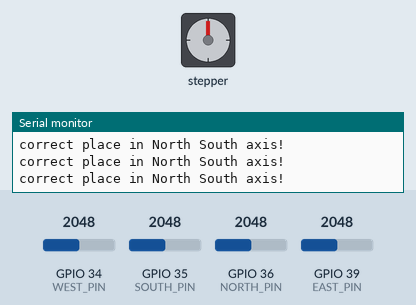
The program below on a simulated ESP32. On the bench: stepper motor, the last lines printed to the serial monitor. The inputs (shaded band) are chosen by the test bench; at power-on: GPIO 35 (SOUTH_PIN) = 2048, GPIO 36 (NORTH_PIN) = 2048, GPIO 34 (WEST_PIN) = 2048, GPIO 39 (EAST_PIN) = 2048. Stepper angles assume 200 steps per turn.

Above: at 1.2 s.
1.3 s: GPIO 35 (SOUTH_PIN) set to 2165
4.3 s: GPIO 35 (SOUTH_PIN) set to 2298
At 4.9 s:
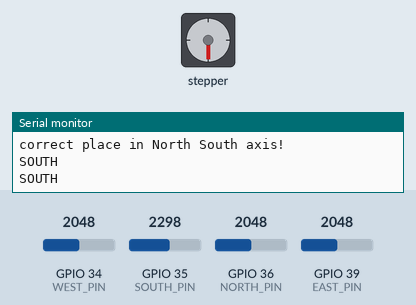
7.3 s: GPIO 36 (NORTH_PIN) set to 2144
At 8.7 s:
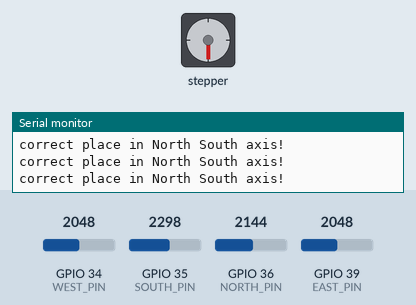
10.3 s: GPIO 36 (NORTH_PIN) set to 2682
13.3 s: GPIO 36 (NORTH_PIN) set to 2767
At 14.0 s:
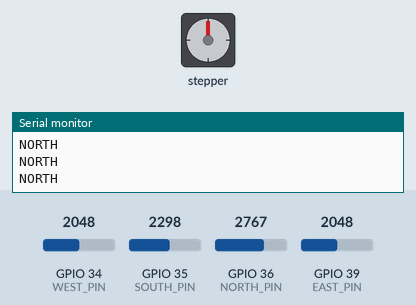
16.3 s: GPIO 35 (SOUTH_PIN) set to 2866
At 17.7 s:
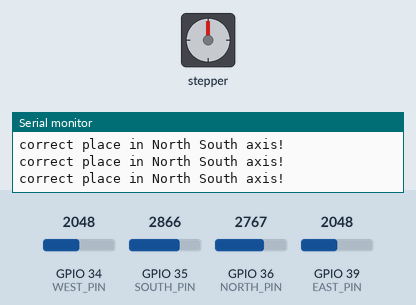
Timing chart, 0 to 19.3 s (numbered marks = the images above; inputs shaded):
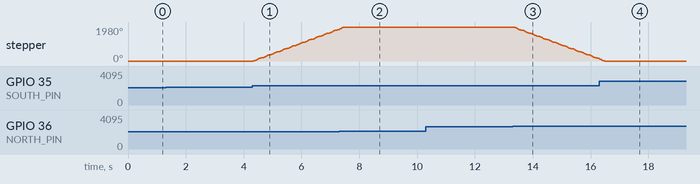

The program:

main.cpp
```cpp
#include <Arduino.h>
#include "Definitions.h"

#include "Stepper_Motor.h"
#include <AccelStepper.h>
#include "active_tracker.h"
AccelStepper West_East_Stepper(AccelStepper::DRIVER, West_East_Step, West_East_Dir);
AccelStepper North_South_Stepper(AccelStepper::DRIVER, North_South_Step, North_South_Dir);

Stepper_Motor Motor_West_East(West_East_Stepper, West_East_limit);
active_tracker tracker(WEST_PIN, SOUTH_PIN, EAST_PIN, NORTH_PIN);
Stepper_Motor Motor_North_South(North_South_Stepper, North_South_limit);
void setup() {
    Serial.begin(9600);
//    Motor_West_East.calibrate();
//    Motor_North_South.calibrate();
    Serial.println("Hello");
}

void loop() {
   String buffor; //buffor do przechowywania kierunku
//        buffor = tracker.estimate_direction_West_East(); //zczytaj kierunek
//        while(buffor != "CENTER"){ //do momentu aż nie wyśrodkujemy
//            Serial.println(buffor); //debug
//            Motor_West_East.move(buffor); //przekazujemy do krokowca
//            buffor = tracker.estimate_direction_West_East(); //zczytujemy ponownie żeby wejśc do pętli z aktualną wartością
//            delay(10); //debug
//        }
//        Serial.println("correct place in Weast-East axis!");

    buffor = tracker.estimate_direction_North_South(); //to samo dla drugiej osi
    while(buffor != "CENTER"){
        Serial.println(buffor);
        Motor_North_South.move(buffor);
        buffor = tracker.estimate_direction_North_South();
        delay(10);
    }
    Serial.println("correct place in North South axis!");

}
```

Definitions.h
```cpp
//
// Created by wikto on 28/10/2025.
//

#ifndef TRACKER_DEFINITIONS_H
#define TRACKER_DEFINITIONS_H

const int SOUTH_PIN = 35; //1
const int EAST_PIN = 39; //2
const int WEST_PIN = 34; //4
const int NORTH_PIN = 36; //3 120
//piny ADC


const int West_calibration = 0; //wartoąści kalibracyjne od Adamiak
const int South_calibration =  0;
const int East_calibration = -100; //wartoąści kalibracyjne od Adamiak
const int North_calibration =  120;


const int West_East_Threshold = 300; //jaki próg żeby się ruszył
const int North_South_Threshold = 300;

const int West_East_Step = 26; //piny na jeden stepujący silnik
const int West_East_Dir = 25;
const int West_East_limit = 15; // to ma pulldown

const int North_South_Step = 5; //piny na jeden stepujący silnik
const int North_South_Dir = 2;
const int North_South_limit = 15; // to ma pulldown

const int PWM = 6;
#endif //TRACKER_DEFINITIONS_H
```

Stepper_Motor.cpp
```cpp
//
// Created by wikto on 28/10/2025.
//

#include "Stepper_Motor.h"
//przede wszyutkim inicjalizacja
Stepper_Motor::Stepper_Motor(AccelStepper motor, int limit_pin) : stepper(motor), limit_pin(limit_pin) {
    stepper.setMaxSpeed(4000);
    stepper.setAcceleration(4000);
    pinMode(limit_pin, INPUT_PULLDOWN);


}
//powoli się rusza do momentu aż nie złapie krańcówki
void Stepper_Motor::calibrate() {
    while(digitalRead(limit_pin) == LOW) {
        stepper.move(10);
        stepper.run();
    }
}
//rusza sie w odpowiednią stronę w zależnośći co tracker wyopluje
void Stepper_Motor::move(String position) {
    if (position == "WEST" || position == "SOUTH") {
        stepper.move(100); // Set target position
    } else if (position == "EAST" || position == "NORTH") {
        stepper.move(-100); // Set target position
    }

    // Run the motor until it reaches the target position
    while (stepper.distanceToGo() != 0) {
        stepper.run();
    }
}

void Stepper_Motor::Hall_sensor_read() {
    Serial.println(digitalRead(limit_pin));
}
```

Stepper_Motor.h
```cpp
//
// Created by wikto on 28/10/2025.
//

#ifndef TRACKER_STEPPER_MOTOR_H
#define TRACKER_STEPPER_MOTOR_H
#include "Arduino.h"
#include "Definitions.h"
#include <AccelStepper.h>

class Stepper_Motor {
    int limit_pin;
    AccelStepper stepper;
public:
    Stepper_Motor(AccelStepper motor, int limit_pin);
    void move(String position);
    void calibrate();
    void Hall_sensor_read();
};


#endif //TRACKER_STEPPER_MOTOR_H
```

active_tracker.cpp
```cpp
//
// Created by wikto on 28/10/2025.
//

#include "active_tracker.h"

//inicjalizacja zmiennych głównie
#include "active_tracker.h"

active_tracker::active_tracker(int west, int south, int east, int north)
        : west_pin(west), south_pin(south), east_pin(east), north_pin(north),
          west_value(0), south_value(0), east_value(0), north_value(0) {
    pinMode(west_pin, INPUT);
    pinMode(south_pin, INPUT);
    pinMode(east_pin, INPUT);
    pinMode(north_pin, INPUT);
}

void active_tracker::read_values() {
    west_value = 0;
    south_value = 0;
    east_value = 0;
    north_value = 0;

    for (int i = 0; i < 10; i++) {
        west_value += analogRead(west_pin);
        south_value += analogRead(south_pin);
        east_value += analogRead(east_pin);
        north_value += analogRead(north_pin);
    }

    west_value /= 10;
    south_value /= 10;
    east_value /= 10;
    north_value /= 10;

    west_value -= West_calibration;
    south_value -= South_calibration;
    east_value -= East_calibration;
    north_value -= North_calibration;
}

void active_tracker::print_values() {
    read_values();
    Serial.print("West: ");
    Serial.print(west_value);
    Serial.print(" South: ");
    Serial.print(south_value);
    Serial.print(" East: ");
    Serial.print(east_value);
    Serial.print(" North: ");
    Serial.println(north_value);
}
String active_tracker::estimate_direction_West_East() {
    read_values();

    if (west_value - east_value > West_East_Threshold) {
        return "WEST";
    } else if (east_value - west_value > West_East_Threshold) {
        return "EAST";
    } else {
        return "CENTER";
    }
}

String active_tracker::estimate_direction_North_South() {
    read_values();

    if (north_value - south_value > North_South_Threshold) {
        return "NORTH";
    } else if (south_value - north_value > North_South_Threshold) {
        return "SOUTH";
    } else {
        return "CENTER";
    }
}
//to był pomysł ale zbyt skomplikowany, żeby go kontynuować
int active_tracker::movement_command() {
    String horizontal_direction = estimate_direction_West_East();
    String vertical_direction = estimate_direction_North_South();

    if (horizontal_direction == "CENTER" && vertical_direction == "CENTER") {
        return 0; // No movement
    } else if (horizontal_direction == "WEST" && vertical_direction == "CENTER") {
        return 1; // Move West
    } else if (horizontal_direction == "EAST" && vertical_direction == "CENTER") {
        return 2; // Move East
    } else if (horizontal_direction == "CENTER" && vertical_direction == "NORTH") {
        return 3; // Move North
    } else if (horizontal_direction == "CENTER" && vertical_direction == "SOUTH") {
        return 4; // Move South
    } else if (horizontal_direction == "WEST" && vertical_direction == "NORTH") {
        return 5; // Move Northwest
    } else if (horizontal_direction == "WEST" && vertical_direction == "SOUTH") {
        return 6; // Move Southwest
    } else if (horizontal_direction == "EAST" && vertical_direction == "NORTH") {
        return 7; // Move Northeast
    } else if (horizontal_direction == "EAST" && vertical_direction == "SOUTH") {
        return 8; // Move Southeast
    }
    return -1; // Error case
}
```

active_tracker.h
```cpp
//
// Created by wikto on 28/10/2025.
//

#ifndef TRACKER_ACTIVE_TRACKER_H
#define TRACKER_ACTIVE_TRACKER_H

#include <Arduino.h>
#include "Definitions.h"

class active_tracker {
public:
    active_tracker(int west, int south, int east, int north);
    void read_values();
    String estimate_direction_West_East();
    String estimate_direction_North_South();
    int movement_command();
    void print_values();
private:
    int west_pin, south_pin, east_pin, north_pin;
    int west_value, south_value, east_value, north_value;
};

#endif //TRACKER_ACTIVE_TRACKER_H
```

Measured:
- the behaviour switches between 2228 and 2229 on GPIO 35 (SOUTH_PIN) (found by bisection; images 0 and 1)
- the behaviour switches between 2117 and 2118 on GPIO 36 (NORTH_PIN) (found by bisection; images 1 and 2)
- the behaviour switches between 2718 and 2719 on GPIO 36 (NORTH_PIN) (found by bisection; images 2 and 3)
- after the input at 4.3 s, stepper: keeps turning clockwise at about 620°/s, starting at once
- after the input at 7.3 s, stepper: goes on until 7.5 s, then stays 1980°
- after the input at 13.3 s, stepper: keeps turning counter-clockwise at about 622°/s, starting at once
- after the input at 16.3 s, stepper: goes on until 16.5 s, then stays 0°
